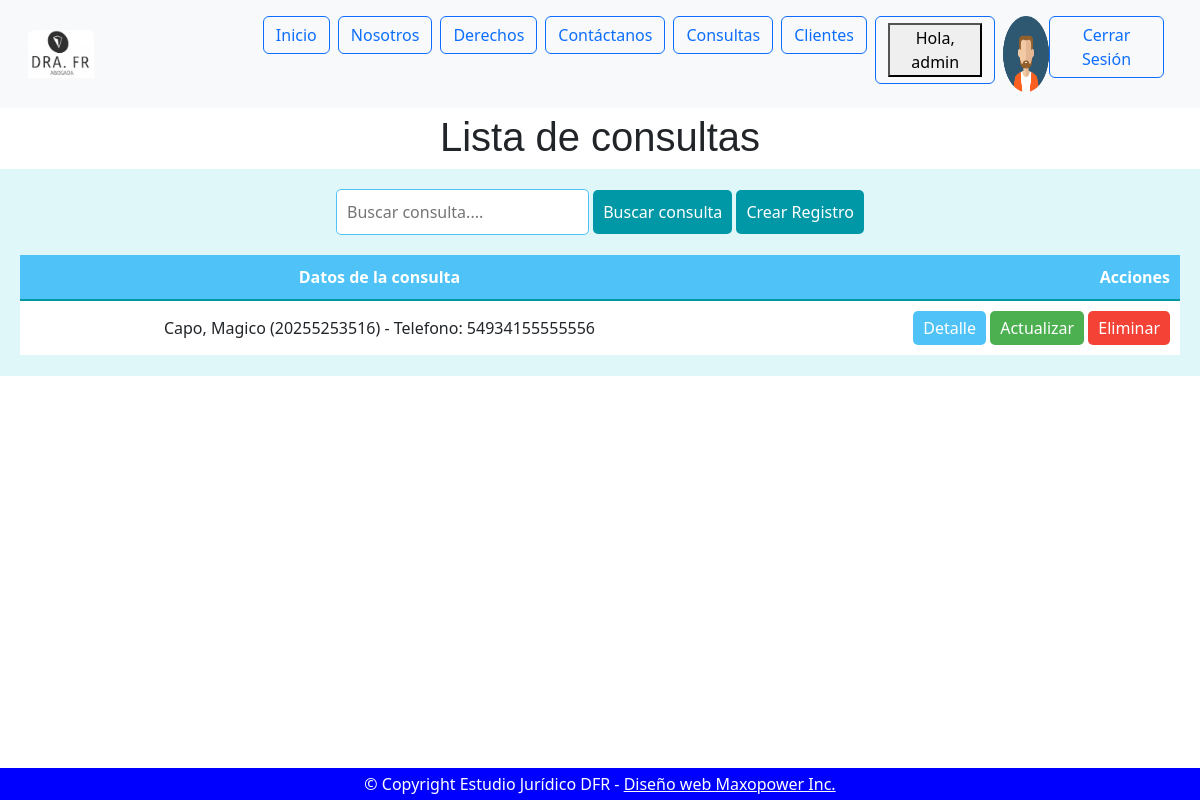
Before: /consultas/consultas/list/ (signed in) with the older database file.
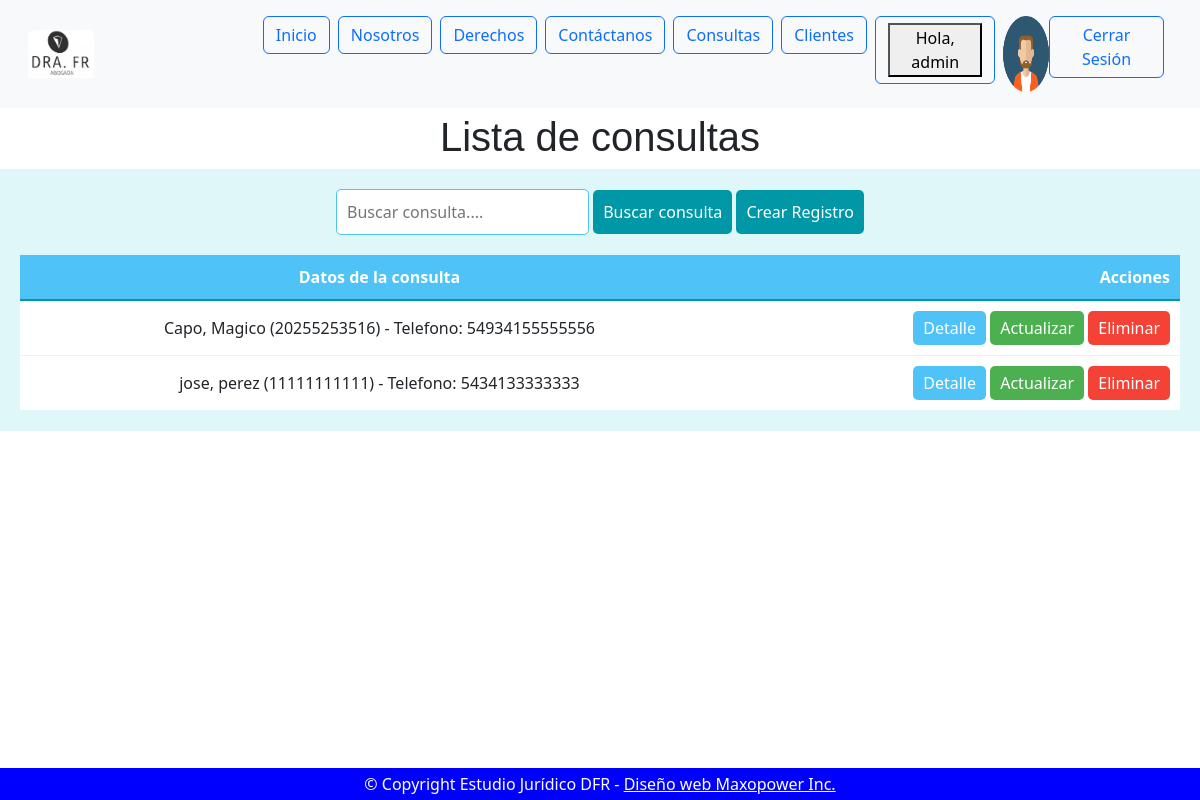
After: the same page with the newer database file.
### consultas/models.py (models this page shows, shortened)
class Consulta(models.Model):
    class Estado(models.TextChoices):
        PENDIENTE = "PENDIENTE", "Pendiente"
        RESPONDIDA = "RESPONDIDA", "Respondida"
    cuil = models.ForeignKey(Cliente, on_delete=models.DO_NOTHING)
    derecho = models.ForeignKey(Derecho, on_delete=models.DO_NOTHING)
    abogado = models.ForeignKey(Nosotros, on_delete=models.DO_NOTHING)
    consulta = models.TextField(max_length=200)
    fecha_consulta = models.DateField(auto_now=True)
    estado_consulta = models.CharField(
        max_length=10, choices=Estado.choices, default=Estado.PENDIENTE
    )
    fecha_respuesta = models.DateField(null=True, blank=True)
    disponible = models.BooleanField(default=True)
    class Meta:
        verbose_name = "Consulta"
        verbose_name_plural = "Consultas"

### clientes/models.py (models this page shows)
class Cliente(models.Model):
    class Estado(models.TextChoices):
        SELECCIONE = '', 'Seleccione'
        SOLTERO = "SOLTERO", "soltero"
        CASADO = "CASADO", "casado"
        DIVORCIADO = "DIVORCIADO", "divorciado"
        SEPARADO = "SEPARADO", "separado"
        VIUDO = "VIUDO", "viudo"
        CONCUBINO = "CONCUBINO", "concubino"
    cuil = models.IntegerField(unique=True)
    apellido = models.CharField(max_length=30)
    nombre = models.CharField(max_length=30)
    telefono = models.IntegerField()
    direccion = models.CharField(max_length=40, blank=True, null=True)
    email = models.EmailField(max_length=30)
    fecha_nacimiento = models.DateField(blank=True, null=True)
    estado_civil = models.CharField(
        max_length=20,
        choices=Estado.choices,
        default=Estado.SELECCIONE,  # Establece "Seleccione" como valor por defecto
    )
    avatar = models.ImageField(upload_to='avatares/', blank=True, null=True)
    class Meta:
        verbose_name = 'Cliente'
        verbose_name_plural = 'Clientes'
    def __str__(self):
        return (
            f"{self.apellido}, {self.nombre} ({self.cuil}) - Telefono: {self.telefono}"
        )

### consultas/views.py (the view)
# urls.py: path('consultas/list/', ConsultaList.as_view(), name='consulta_list'),
class ConsultaList(LoginRequiredMixin, ListView):
    model = Consulta

### consultas/templates/consultas/consulta_list.html
{% extends 'home/base.html' %}
{% block header %}
    <h1 style="text-align: center; font-family: Arial, sans-serif; margin-top: 5px;">
        Lista de consultas
    </h1>
{% endblock header %}
{% block main %}
<div style="text-align: center; background-color: #e0f7fa; padding: 20px;">
    <form action="{% url 'consultas:consulta_list' %}" method="get" style="margin-bottom: 20px;">
        <input type="text" name="q" placeholder="Buscar consulta...." style="padding: 10px; border-radius: 5px; border: 1px solid #4fc3f7;">
        <button type="submit" style="padding: 10px; background-color: #0097a7; border: none; border-radius: 5px; color: white;">Buscar consulta</button>
        <button style="padding: 10px; background-color: #0097a7; border: none; border-radius: 5px;">
            <a href="{% url 'consultas:consulta_create' %}" style="color: white; text-decoration: none;">Crear Registro</a>
        </button>
    </form>
    <table style="width: 100%; border-collapse: collapse; margin-top: 20px;">
        <thead>
            <tr style="background-color: #4fc3f7; color: white;">
                <th style="padding: 10px; border-bottom: 2px solid #0097a7;">Datos de la consulta</th>
                <th style="padding: 10px; border-bottom: 2px solid #0097a7; text-align: right;">Acciones</th>
            </tr>
        </thead>
        <tbody>
            {% for object in object_list %}
            <tr style="background-color: #ffffff;">
                <td style="padding: 10px; border-bottom: 1px solid #e0f7fa;">{{ object.cuil }}</td>
                <td style="padding: 10px; border-bottom: 1px solid #e0f7fa; text-align: right;">
                    <button style="background-color: #4fc3f7; border: none; border-radius: 5px; padding: 5px 10px;">
                        <a href="{% url 'consultas:consulta_detail' object.id %}" style="color: white; text-decoration: none;">Detalle</a>
                    </button>
                    <button style="background-color: #4caf50; border: none; border-radius: 5px; padding: 5px 10px;">
                        <a href="{% url 'consultas:consulta_update' object.id %}" style="color: white; text-decoration: none;">Actualizar</a>
                    </button>
                    <button style="background-color: #f44336; border: none; border-radius: 5px; padding: 5px 10px;">
                        <a href="{% url 'consultas:consulta_delete' object.id %}" style="color: white; text-decoration: none;">Eliminar</a>
                    </button>
                </td>
            </tr>
            {% empty %}
            <tr>
                <td colspan="2" style="padding: 10px; text-align: center;">No existe el valor buscado</td>
            </tr>
            {% endfor %}
        </tbody>
    </table>
</div>
{% endblock main %}

Changed rows visible on the page:
added Consulta: cuil "jose, perez (11111111111) - Telefono: 5434133333333"
